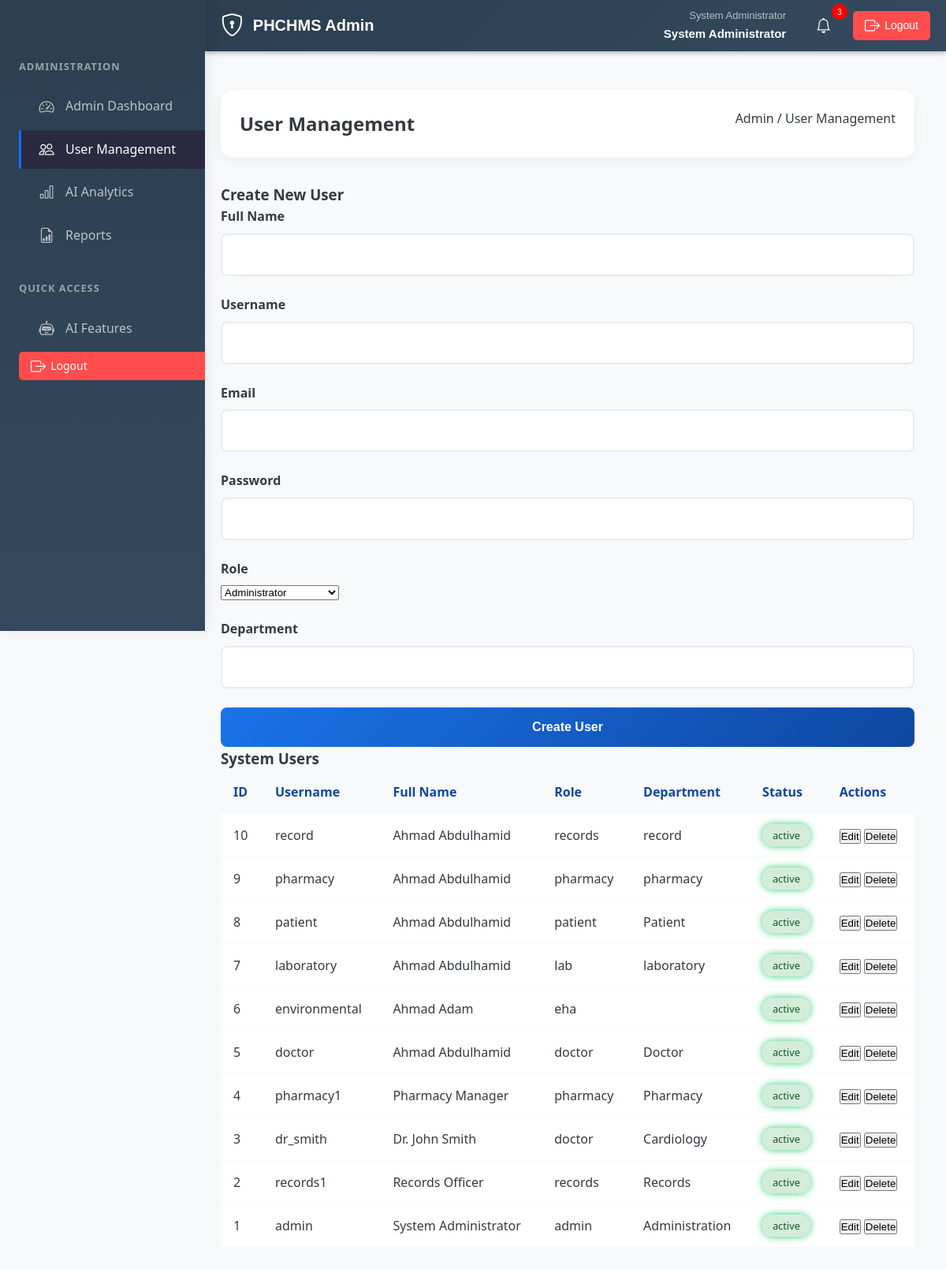
The page /modules/admin/users.php (signed in) on the database its author committed.
### tables this page shows
CREATE TABLE `users` (
  `id` int(11) NOT NULL,
  `username` varchar(50) NOT NULL,
  `password` varchar(255) NOT NULL,
  `email` varchar(100) DEFAULT NULL,
  `role` enum('admin','records','doctor','pharmacy','lab','eha','patient') NOT NULL,
  `department` varchar(50) DEFAULT NULL,
  `full_name` varchar(100) DEFAULT NULL,
  `status` enum('active','inactive') DEFAULT 'active',
  `created_at` timestamp NOT NULL DEFAULT current_timestamp()
);

### modules/admin/users.php (the view, shortened to what this page needs)
<?php
$database = new Database();
$db = $database->getConnection();
$query = "SELECT * FROM users ORDER BY created_at DESC";
$stmt = $db->prepare($query);
$stmt->execute();
$users = $stmt->fetchAll(PDO::FETCH_ASSOC);
require_once '../../includes/header.php';
require_once '../../includes/sidebar.php';
?>
    <!DOCTYPE html>
<html lang="en">
<head>
    <link rel="stylesheet" href="../../assets/css/style.css">
    <link rel="stylesheet" href="../../assets/css/dashboard.css">
        <div class="main-content">
            <div class="content-header">
                <h2>User Management</h2>
                <div class="breadcrumb">
                    <span>Admin</span> / <span>User Management</span>
                </div>
            </div>
            <div class="dashboard-section">
                <h3>Create New User</h3>
                <form method="POST" class="user-form">
                    <div class="form-row">
                        <div class="form-group">
                            <label for="full_name">Full Name</label>
                            <input type="text" id="full_name" name="full_name" required>
                        </div>
                        <div class="form-group">
                            <label for="username">Username</label>
                            <input type="text" id="username" name="username" required>
                        </div>
                    </div>
                    <div class="form-row">
                        <div class="form-group">
                            <label for="email">Email</label>
                            <input type="email" id="email" name="email" required>
                        </div>
                        <div class="form-group">
                            <label for="password">Password</label>
                            <input type="password" id="password" name="password" required>
                        </div>
                    </div>
                    <div class="form-row">
                        <div class="form-group">
                            <label for="role">Role</label>
                            <select id="role" name="role" required>
                                <option value="admin">Administrator</option>
                            </select>
                        </div>
                        <div class="form-group">
                            <label for="department">Department</label>
                            <input type="text" id="department" name="department">
                        </div>
                    </div>
                    <button type="submit" class="submit-btn">Create User</button>
                </form>
            </div>
            <div class="dashboard-section">
                <h3>System Users</h3>
                <div class="table-container">
                    <table class="data-table">
                        <thead>
                            <tr>
                                <th>ID</th>
                                <th>Username</th>
                                <th>Full Name</th>
                                <th>Role</th>
                                <th>Department</th>
                                <th>Status</th>
                                <th>Actions</th>
                            </tr>
                        </thead>
                        <tbody>
                            <?php foreach ($users as $user): ?>
                            <tr>
                                <td><?php echo $user['id']; ?></td>
                                <td><?php echo $user['username']; ?></td>
                                <td><?php echo $user['full_name']; ?></td>
                                <td><span class="role-badge role-<?php echo $user['role']; ?>"><?php echo $user['role']; ?></span></td>
                                <td><?php echo $user['department']; ?></td>
                                <td><span class="status-badge status-<?php echo $user['status']; ?>"><?php echo $user['status']; ?></span></td>
                                <td>
                                    <button class="btn-sm btn-primary" onclick="editUser(<?php echo $user['id']; ?>)">Edit</button>
                                    <button class="btn-sm btn-danger" onclick="deleteUser(<?php echo $user['id']; ?>)">Delete</button>
                                </td>
                            </tr>
                            <?php endforeach; ?>
                        </tbody>
                    </table>
                </div>
            </div>
        </div>
    </div>
</body>
</html>

### includes/header.php (shortened to what this page needs)
<?php
$user_role = $_SESSION['role'] ?? 'default';
$role_classes = [
    'admin' => 'admin-header',
    'doctor' => 'doctor-header',
    'records' => 'records-header',
    'pharmacy' => 'pharmacy-header',
    'lab' => 'lab-header',
    'eha' => 'eha-header',
    'patient' => 'patient-header'
];
$header_class = $role_classes[$user_role] ?? 'default-header';
?>
<div class="dashboard-header <?= $header_class ?>">
    <div class="header-content">
        <div class="logo">
            <span class="logo-icon">
                <?php
                switch($user_role) {
                    case 'admin': echo '<i class="bi bi-shield-lock"></i>'; break;
                }
                ?>
            </span>
            <h1>PHCHMS <?= ucfirst($user_role) ?></h1>
        </div>
        <div class="user-info">
            <div class="user-welcome">
                <span class="welcome-text">
                    <?php
                    switch($user_role) {
                        case 'admin': echo 'System Administrator'; break;
                    }
                    ?>
                </span>
                <span class="user-name"><?= $_SESSION['full_name'] ?? 'User' ?></span>
            </div>
            <div class="header-actions">
                <button class="header-btn" onclick="showNotifications()">
                    <i class="bi bi-bell btn-icon"></i>
                    <span class="notification-count">3</span>
                </button>
                <a href="../../logout.php" class="logout-btn">
                    <i class="bi bi-box-arrow-right logout-icon"></i>
                    Logout
                </a>
            </div>
        </div>
    </div>
</div>

### includes/sidebar.php (shortened to what this page needs)
<?php
$user_role = $_SESSION['role'] ?? 'default';
$role_classes = [
    'admin' => 'admin-sidebar',
    'doctor' => 'doctor-sidebar',
    'records' => 'records-sidebar',
    'pharmacy' => 'pharmacy-sidebar',
    'lab' => 'lab-sidebar',
    'eha' => 'eha-sidebar',
    'patient' => 'patient-sidebar'
];
$sidebar_class = $role_classes[$user_role] ?? 'default-sidebar';
?>
<link rel="stylesheet" href="https://cdn.jsdelivr.net/npm/bootstrap-icons@1.11.3/font/bootstrap-icons.css">
    <div class="sidebar <?php echo $sidebar_class; ?>">
        <nav class="sidebar-nav">
            <?php if ($user_role == 'admin'): ?>
            <div class="nav-section">
                <h3 class="nav-section-title">Administration</h3>
                <ul>
                    <li class="nav-item <?= basename($_SERVER['PHP_SELF'])=='index.php'?'active':'' ?>">
                        <a href="index.php" class="nav-link">
                            <i class="bi bi-speedometer2 nav-icon"></i> Admin Dashboard
                        </a>
                    </li>
                    <li class="nav-item <?= basename($_SERVER['PHP_SELF'])=='users.php'?'active':'' ?>">
                        <a href="users.php" class="nav-link">
                            <i class="bi bi-people nav-icon"></i> User Management
                        </a>
                    </li>
                    <li class="nav-item <?= basename($_SERVER['PHP_SELF'])=='analytics.php'?'active':'' ?>">
                        <a href="analytics.php" class="nav-link">
                            <i class="bi bi-bar-chart nav-icon"></i> AI Analytics
                        </a>
                    </li>
                    <li class="nav-item <?= basename($_SERVER['PHP_SELF'])=='reports.php'?'active':'' ?>">
                        <a href="reports.php" class="nav-link">
                            <i class="bi bi-file-earmark-bar-graph nav-icon"></i> Reports
                        </a>
                    </li>
                </ul>
            </div>
            <?php endif; ?>
    <div class="nav-section">
        <h3 class="nav-section-title">Quick Access</h3>
        <ul>
            <li class="nav-item">
                <a href="ai-features.php" class="nav-link">
                    <i class="bi bi-robot nav-icon"></i> AI Features
                </a>
            </li>
            <li>
            <a href="../../logout.php" class="logout-btn">
                <i class="bi bi-box-arrow-right logout-icon"></i>
                Logout</a></div>
    </div>
    <div class="main-content">

### assets/css/style.css (style rules this page uses)
:root { --primary-blue: #1a73e8; --teal: #009688; --green: #4caf50; --white: #ffffff; --navy: #0d47a1; --light-gray: #f5f5f5; --dark-gray: #424242; --accent: #2196f3; --success: #28a745; --warning: #ffc107; --danger: #dc3545; --info: #17a2b8; --purple: #6f42c1; --pink: #e83e8c; --orange: #fd7e14; --cyan: #20c997; --gradient-primary: linear-gradient(135deg, #667eea 0%, #764ba2 100%); --gradient-success: linear-gradient(135deg, #4facfe 0%, #00f2fe 100%); --gradient-warning: linear-gradient(135deg, #f093fb 0%, #f5576c 100%); --gradient-info: linear-gradient(135deg, #4facfe 0%, #00f2fe 100%); --gradient-danger: linear-gradient(135deg, #f093fb 0%, #f5576c 100%); --shadow-light: 0 2px 10px rgba(0, 0, 0, 0.05); --shadow-medium: 0 5px 15px rgba(0, 0, 0, 0.08); --shadow-heavy: 0 10px 25px rgba(0, 0, 0, 0.15); }
* { margin: 0; padding: 0; box-sizing: border-box; }
.header-content { display: flex; justify-content: space-between; align-items: center; }
.logo { display: flex; align-items: center; }
.logo h1 { font-size: 1.5rem; margin-left: 10px; }
.logo-icon { font-size: 2rem; }
nav ul { display: flex; list-style: none; }
nav ul li { margin-left: 1.5rem; }
nav ul li a { color: var(--white); text-decoration: none; font-weight: 500; transition: opacity 0.3s; }
.form-group { margin-bottom: 1.5rem; }
.form-group label { display: block; margin-bottom: 0.5rem; font-weight: 600; color: var(--dark-gray); }
.form-group input { width: 100%; padding: 1rem; border: 2px solid #e9ecef; border-radius: 8px; font-size: 1rem; transition: all 0.3s ease; }
.submit-btn { background: linear-gradient(135deg, var(--primary-blue), var(--navy)); color: var(--white); border: none; padding: 1rem 2rem; border-radius: 8px; cursor: pointer; width: 100%; font-size: 1.1rem; font-weight: 600; transition: all 0.3s ease; }

### includes/header.php (style rules this page uses)
.dashboard-header { position: fixed !important; top: 0 !important; left: 260px !important; height: 65px !important; width: calc(100% - 260px) !important; background: #2a2a40 !important; color: white !important; display: flex !important; align-items: center !important; z-index: 99999 !important; padding: 0 20px !important; box-shadow: 0 2px 6px rgba(0,0,0,0.3) !important; font-family: Arial, sans-serif !important; }
.header-content { display: flex !important; justify-content: space-between !important; align-items: center !important; width: 100% !important; }
.logo { display: flex !important; align-items: center !important; gap: 12px !important; }
.logo-icon { font-size: 1.8rem !important; }
.logo h1 { font-size: 20px !important; margin: 0 !important; font-weight: bold !important; }
.user-info { display: flex !important; align-items: center !important; gap: 25px !important; }
.user-welcome { display: flex !important; flex-direction: column !important; text-align: right !important; }
.welcome-text { font-size: 13px !important; color: #ccc !important; }
.user-name { font-size: 15px !important; font-weight: bold !important; }
.header-actions { display: flex !important; align-items: center !important; gap: 15px !important; }
.header-btn { position: relative !important; background: transparent !important; border: none !important; cursor: pointer !important; font-size: 1.3rem !important; color: white !important; }
.notification-count { position: absolute !important; top: -5px !important; right: -8px !important; background: red !important; color: white !important; font-size: 10px !important; padding: 1px 5px !important; border-radius: 50% !important; }
.logout-btn { background: #ff4d4d !important; color: white !important; padding: 7px 15px !important; border-radius: 5px !important; text-decoration: none !important; font-size: 14px !important; display: flex !important; align-items: center !important; gap: 6px !important; transition: 0.2s !important; }
.logout-icon, .btn-icon { font-size: 1.2rem !important; }
.main-content { margin-top: 2px !important; }

### modules/admin/users.php (style rules this page uses)
.main-content { margin-left: 120px !important; padding: 20px !important; min-height: 100vh !important; transition: all 0.3s ease !important; }

### rows shown on the page
users: id "10", username "record", full_name "Ahmad Abdulhamid", role "records", department "record", status "active"
users: id "9", username "pharmacy", full_name "Ahmad Abdulhamid", role "pharmacy", department "pharmacy", status "active"
users: id "8", username "patient", full_name "Ahmad Abdulhamid", role "patient", department "Patient", status "active"
users: id "7", username "laboratory", full_name "Ahmad Abdulhamid", role "lab", department "laboratory", status "active"
users: id "6", username "environmental", full_name "Ahmad Adam", role "eha", status "active"
users: id "5", username "doctor", full_name "Ahmad Abdulhamid", role "doctor", department "Doctor", status "active"
users: id "4", username "pharmacy1", full_name "Pharmacy Manager", role "pharmacy", department "Pharmacy", status "active"
users: id "3", username "dr_smith", full_name "Dr. John Smith", role "doctor", department "Cardiology", status "active"
users: id "2", username "records1", full_name "Records Officer", role "records", department "Records", status "active"
users: id "1", username "admin", full_name "System Administrator", role "admin", department "Administration", status "active"

### other values the page prints
$user_role "Admin"
$_SESSION['full_name'] "System Administrator"
